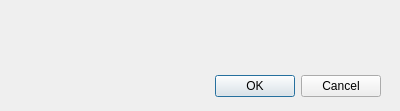
<?xml version="1.0" encoding="UTF-8"?>
<ui version="4.0">
 <class>Dialog</class>
 <widget class="QDialog" name="Dialog">
  <property name="geometry">
   <rect>
    <x>0</x>
    <y>0</y>
    <width>400</width>
    <height>111</height>
   </rect>
  </property>
  <property name="windowTitle">
   <string>Dialog</string>
  </property>
  <widget class="QDialogButtonBox" name="buttonBox">
   <property name="geometry">
    <rect>
     <x>40</x>
     <y>70</y>
     <width>341</width>
     <height>32</height>
    </rect>
   </property>
   <property name="orientation">
    <enum>Qt::Horizontal</enum>
   </property>
   <property name="standardButtons">
    <set>QDialogButtonBox::Cancel|QDialogButtonBox::Ok</set>
   </property>
  </widget>
 </widget>
 <resources/>
 <connections>
  <connection>
   <sender>buttonBox</sender>
   <signal>accepted()</signal>
   <receiver>Dialog</receiver>
   <slot>accept()</slot>
   <hints>
    <hint type="sourcelabel">
     <x>248</x>
     <y>254</y>
    </hint>
    <hint type="destinationlabel">
     <x>157</x>
     <y>274</y>
    </hint>
   </hints>
  </connection>
  <connection>
   <sender>buttonBox</sender>
   <signal>rejected()</signal>
   <receiver>Dialog</receiver>
   <slot>reject()</slot>
   <hints>
    <hint type="sourcelabel">
     <x>316</x>
     <y>260</y>
    </hint>
    <hint type="destinationlabel">
     <x>286</x>
     <y>274</y>
    </hint>
   </hints>
  </connection>
 </connections>
</ui>
